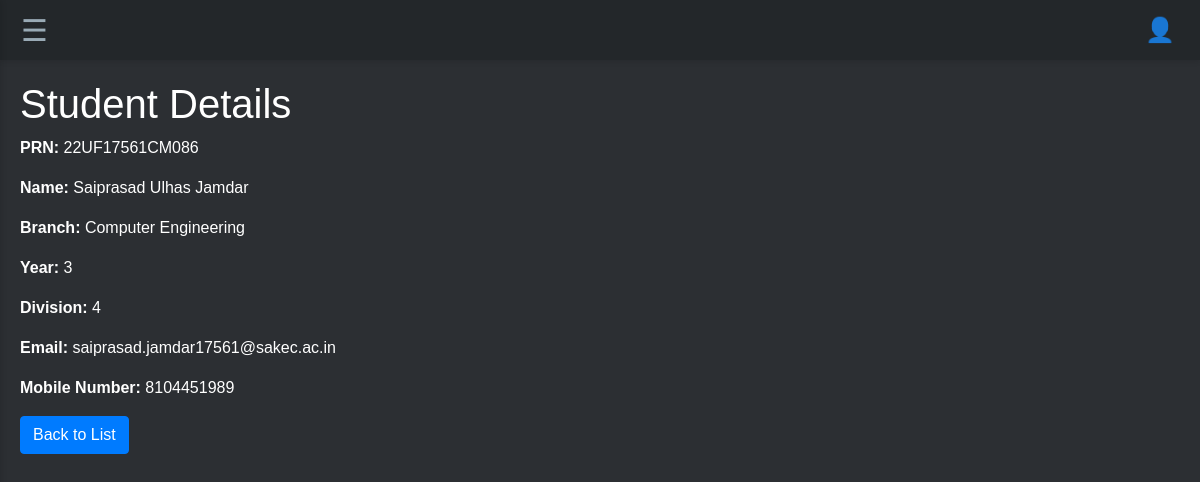
The page /student/22UF17561CM086/detail/ on the database its author committed.
### users/models.py (models this page shows)
class Students(models.Model):
    prn = models.CharField(max_length=20, primary_key=True)
    name = models.CharField(max_length=255)
    branch = models.CharField(max_length=100)
    year = models.IntegerField()
    division = models.IntegerField()
    email = models.EmailField(max_length=254, blank=True, null=True)
    mobile_number = models.BigIntegerField(blank=True, null=True)
    acad_year = models.IntegerField()
    class Meta:
        db_table = 'students'

### users/views.py (the view)
# urls.py: path('student/<str:pk>/detail/', user_views.student_detail, name='student_detail'),
def student_detail(request, pk):
    student = get_object_or_404(Students, pk=pk)
    return render(request, 'student_detail.html', {'student': student})

### users/templates/student_detail.html (shortened to what this page needs)
{% extends 'base.html' %}
{% block content %}
<h1>Student Details</h1>
<p><strong>PRN:</strong> {{ student.prn }}</p>
<p><strong>Name:</strong> {{ student.name }}</p>
<p><strong>Branch:</strong> {{ student.branch }}</p>
<p><strong>Year:</strong> {{ student.year }}</p>
<p><strong>Division:</strong> {{ student.division }}</p>
<p><strong>Email:</strong> {{ student.email }}</p>
<p><strong>Mobile Number:</strong> {{ student.mobile_number }}</p>
<a href="{% url 'student_list' %}" class="btn btn-primary">Back to List</a>
{% endblock %}

### users/static/styles.css (style rules this page uses)
body { margin: 0; font-family: Arial, sans-serif; }

### users/templates/base.html (style rules this page uses)
body { background-color: #2C2F33; font-family: 'Poppins', sans-serif; color: #FFFFFF; margin: 0; padding: 0; overflow-x: hidden; }

### rows shown on the page
Students: prn "22UF17561CM086", name "Saiprasad Ulhas Jamdar", branch "Computer Engineering", year "3", division "4", email "saiprasad.jamdar17561@sakec.ac.in", mobile_number "8104451989"
